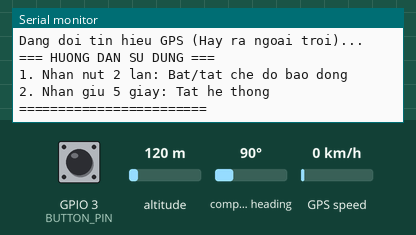
A sketch run on a simulated ESP32. Parts: the last lines printed to the serial monitor. Inputs (shaded band) come from the test bench; at power-on: GPIO 3 (BUTTON_PIN) HIGH, altitude 120 m, compass heading 90°, GPS speed 0 km/h. WiFi joins after 1.5 s; servers stay silent unless stated; the GPS gets a fix after 3 s at 37.7749, -122.4194 with 8 satellites.

Above: at 2.7 s.
2.8 s: GPIO 3 (BUTTON_PIN) pulled LOW for 0.15 s
At 3.3 s:
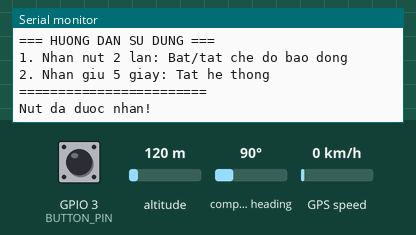
4.4 s: GPIO 3 (BUTTON_PIN) pulled LOW for 3.2 s
At 8.0 s:
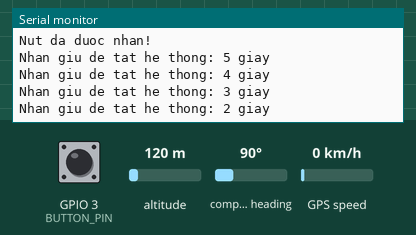
9.1 s: GPIO 3 (BUTTON_PIN) pulsed LOW 2 times (0.12 s each, 0.3 s apart)
At 11.1 s:
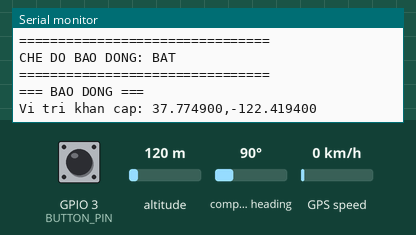
11.4 s: GPIO 3 (BUTTON_PIN) pulsed LOW 2 times (0.12 s each, 0.3 s apart)
At 12.9 s:
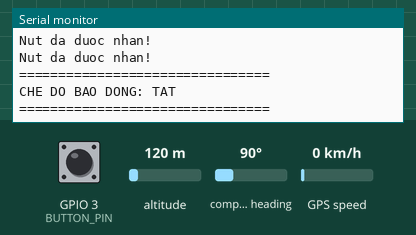
Timing chart, 0 to 14.4 s (numbered marks = the images above; inputs shaded):
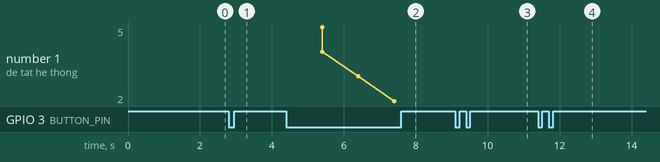

The sketch:

wowwnhattran.ino
```cpp
#include <WiFi.h>
#include <HardwareSerial.h>
#include <TinyGPSPlus.h>
#include <WebServer.h> // Thêm thư viện WebServer
#include <ArduinoJson.h> // Cần cài thư viện ArduinoJson từ Library Manager nếu muốn format đẹp, nhưng ở đây tôi sẽ dùng chuỗi thủ công để bạn không cần cài thêm nếu không muốn.

// --- THÔNG TIN WIFI ---
const char* ssid = "LHBS";
const char* password = "";

// --- CẤU HÌNH GPS ---
#define BUTTON_PIN 3
#define GPS_TX_PIN 4
#define GPS_RX_PIN 5
static const uint32_t GPSBaud = 9600;

HardwareSerial &gpsSerial = Serial2;
TinyGPSPlus gps;
WebServer server(80); // Khởi tạo Server ở port 80

// --- BIẾN THỜI GIAN ---
unsigned long previousGpsUpdateTime = 0;
const long updateInterval = 30000; // 30 giây

// --- BIẾN CHO NÚT BẤM ---
bool alarmMode = false; // false = tắt, true = bật
bool systemOn = true; // Hệ thống đang hoạt động
unsigned long lastButtonPressTime = 0;
unsigned long buttonHoldStartTime = 0;
int buttonPressCount = 0;
bool buttonPressed = false;
const int DEBOUNCE_TIME = 50;
const int DOUBLE_CLICK_TIME = 500;
const int HOLD_TIME = 5000;

// --- BIẾN LƯU VỊ TRÍ CUỐI CÙNG (Để gửi web ngay cả khi mất sóng tạm thời) ---
float lastLat = 0.0;
float lastLng = 0.0;

// --- HÀM XỬ LÝ SERVER ---
// Hàm này cho phép Web App (app.js) truy cập vào ESP32
void handleGPSData() {
  // BẮT BUỘC: Thêm 3 dòng này để trình duyệt cho phép App lấy dữ liệu
  server.sendHeader("Access-Control-Allow-Origin", "*");
  server.sendHeader("Access-Control-Allow-Methods", "GET, POST, OPTIONS");
  server.sendHeader("Access-Control-Allow-Headers", "*");

  if (server.method() == HTTP_OPTIONS) {
    server.send(204);
    return;
  }

  String json = "{";
  json += "\"valid\": " + String(gps.location.isValid() ? "true" : "false") + ",";
  json += "\"lat\": " + String(gps.location.lat(), 6) + ",";
  json += "\"lng\": " + String(gps.location.lng(), 6) + ",";
  json += "\"alarm\": " + String(alarmMode ? "true" : "false") + ",";
  json += "\"system\": " + String(systemOn ? "true" : "false");
  json += "}";

  server.send(200, "application/json", json);
}
void handleRoot() {
  server.send(200, "text/plain", "ESP32 GPS Tracker is Online!");
}

void setup() {
  Serial.begin(115200);

  // Cấu hình nút bấm
  pinMode(BUTTON_PIN, INPUT_PULLUP);

  // Khởi tạo UART cho GPS
  gpsSerial.begin(GPSBaud, SERIAL_8N1, GPS_RX_PIN, GPS_TX_PIN);

  // Kết nối WiFi
  Serial.print("Dang ket noi WiFi...");
  WiFi.begin(ssid, password);
  while (WiFi.status() != WL_CONNECTED) {
    delay(500);
    Serial.print(".");
  }
  Serial.println("\nWiFi da ket noi!");
  Serial.print("IP Address: ");
  Serial.println(WiFi.localIP()); // *** QUAN TRỌNG: GHI NHỚ IP NÀY ĐỂ NHẬP VÀO APP ***

  // Cấu hình Web Server
  server.on("/", handleRoot);
  server.on("/gps", handleGPSData); // Web App sẽ gọi vào đường dẫn này
  server.begin();
  Serial.println("HTTP Server da khoi dong.");

  Serial.println("Dang doi tin hieu GPS (Hay ra ngoai troi)...");

  // In hướng dẫn sử dụng
  Serial.println("\n=== HUONG DAN SU DUNG ===");
  Serial.println("1. Nhan nut 2 lan: Bat/tat che do bao dong");
  Serial.println("2. Nhan giu 5 giay: Tat he thong");
  Serial.println("========================\n");
}

void handleButton() {
  int buttonState = digitalRead(BUTTON_PIN);
  unsigned long currentMillis = millis();

  if (buttonState == LOW && !buttonPressed) {
    buttonPressed = true;
    lastButtonPressTime = currentMillis;
    buttonHoldStartTime = currentMillis;
    buttonPressCount++;
    Serial.println("Nut da duoc nhan!");
  }

  if (buttonState == HIGH && buttonPressed) {
    buttonPressed = false;
    unsigned long holdDuration = currentMillis - buttonHoldStartTime;

    if (holdDuration >= HOLD_TIME) {
      Serial.println("\n!!! HE THONG DA TAT !!!");
      Serial.println("Nhan reset de khoi dong lai");
      systemOn = false;
      buttonPressCount = 0;
      return;
    }
  }

  if (buttonPressCount > 0 && (currentMillis - lastButtonPressTime) > DOUBLE_CLICK_TIME) {
    if (buttonPressCount == 2) {
      alarmMode = !alarmMode;
      Serial.println("================================");
      if (alarmMode) {
        Serial.println("CHE DO BAO DONG: BAT");
      } else {
        Serial.println("CHE DO BAO DONG: TAT");
      }
      Serial.println("================================");
    }
    buttonPressCount = 0;
  }

  if (buttonPressed) {
    unsigned long holdDuration = currentMillis - buttonHoldStartTime;
    if (holdDuration >= 1000 && holdDuration < HOLD_TIME) {
      int secondsLeft = (HOLD_TIME - holdDuration) / 1000 + 1;
      if (secondsLeft <= 5 && secondsLeft > 0) {
        static int lastSecond = 6;
        if (secondsLeft != lastSecond) {
          Serial.print("Nhan giu de tat he thong: ");
          Serial.print(secondsLeft);
          Serial.println(" giay");
          lastSecond = secondsLeft;
        }
      }
    }
  }
}

void loop() {
  // Xử lý Client kết nối tới Web Server
  server.handleClient();

  // Nếu hệ thống đã tắt, dừng mọi hoạt động (trừ Web Server để có thể check trạng thái)
  if (!systemOn) {
    delay(100); // Delay nhẹ
    return;
  }

  // Xử lý nút bấm
  handleButton();

  // Đọc dữ liệu từ module GPS liên tục
  while (gpsSerial.available() > 0) {
    gps.encode(gpsSerial.read());
  }

  // Logic in ra Serial (Giữ nguyên code cũ của bạn)
  if (millis() - previousGpsUpdateTime >= updateInterval) {
    if (gps.location.isValid()) {
      Serial.print("Vi tri hien tai: ");
      Serial.print(gps.location.lat(), 6);
      Serial.print(",");
      Serial.println(gps.location.lng(), 6);

      Serial.print("Google Maps Link: https://www.google.com/maps?q=");
      Serial.print(gps.location.lat(), 6);
      Serial.print(",");
      Serial.println(gps.location.lng(), 6);

      if (alarmMode) {
        Serial.println("!!! BAO DONG !!! Vi tri tren la vi tri hien tai!");
      }

      previousGpsUpdateTime = millis();
    } else {
      Serial.println("Dang doi fix GPS (No Signal)...");
      previousGpsUpdateTime = millis();
    }
  }

  if (alarmMode && (millis() - previousGpsUpdateTime >= 10000)) {
    if (gps.location.isValid()) {
      Serial.println("\n=== BAO DONG ===");
      Serial.print("Vi tri khan cap: ");
      Serial.print(gps.location.lat(), 6);
      Serial.print(",");
      Serial.println(gps.location.lng(), 6);
      previousGpsUpdateTime = millis();
    }
  }

  delay(1); // Giảm delay xuống thấp nhất để Web Server phản hồi nhanh
}
```

Measured:
- after the input at 2.8 s, the serial monitor: prints a new line at once (image 1)
- after the input at 4.4 s, the serial monitor: prints a new line after 1.0 s (image 2)
- after the input at 9.1 s, the serial monitor: prints a new line at once (image 3)
- after the input at 11.4 s, the serial monitor: prints a new line after 0.80 s (image 4)
